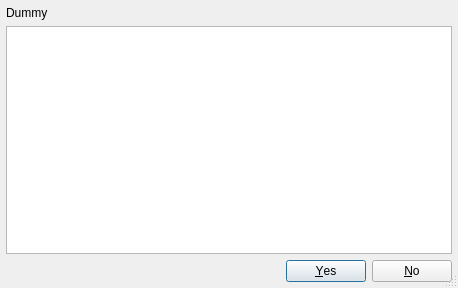
<ui version="4.0" >
 <class>DeleteFilesConfirmationDialog</class>
 <widget class="QDialog" name="DeleteFilesConfirmationDialog" >
  <property name="geometry" >
   <rect>
    <x>0</x>
    <y>0</y>
    <width>458</width>
    <height>288</height>
   </rect>
  </property>
  <property name="windowTitle" >
   <string/>
  </property>
  <property name="sizeGripEnabled" >
   <bool>true</bool>
  </property>
  <layout class="QVBoxLayout" >
   <item>
    <widget class="QLabel" name="message" >
     <property name="text" >
      <string>Dummy</string>
     </property>
     <property name="alignment" >
      <set>Qt::AlignVCenter</set>
     </property>
    </widget>
   </item>
   <item>
    <widget class="QListWidget" name="filesList" >
     <property name="focusPolicy" >
      <enum>Qt::NoFocus</enum>
     </property>
     <property name="selectionMode" >
      <enum>QAbstractItemView::NoSelection</enum>
     </property>
    </widget>
   </item>
   <item>
    <widget class="QDialogButtonBox" name="buttonBox" >
     <property name="orientation" >
      <enum>Qt::Horizontal</enum>
     </property>
     <property name="standardButtons" >
      <set>QDialogButtonBox::No|QDialogButtonBox::Yes</set>
     </property>
    </widget>
   </item>
  </layout>
 </widget>
 <layoutdefault spacing="6" margin="6" />
 <pixmapfunction>qPixmapFromMimeSource</pixmapfunction>
 <tabstops>
  <tabstop>filesList</tabstop>
 </tabstops>
 <resources/>
 <connections/>
</ui>
